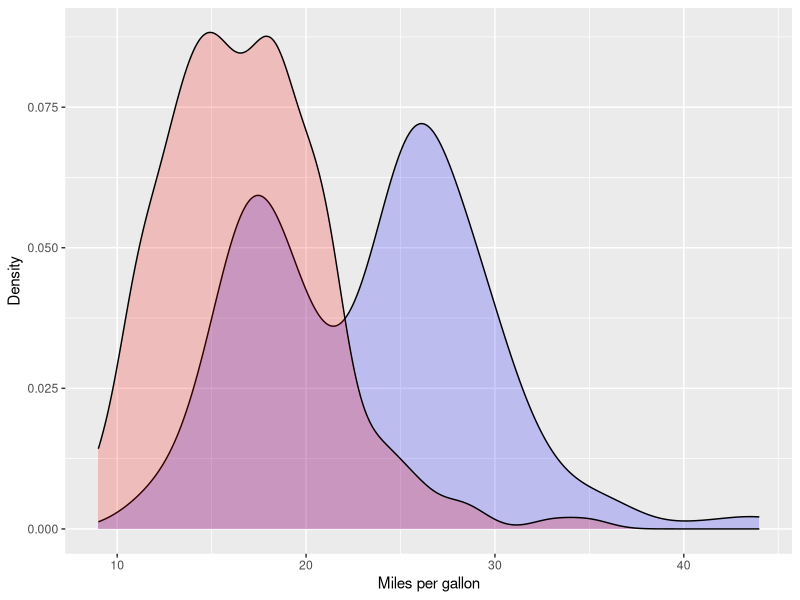
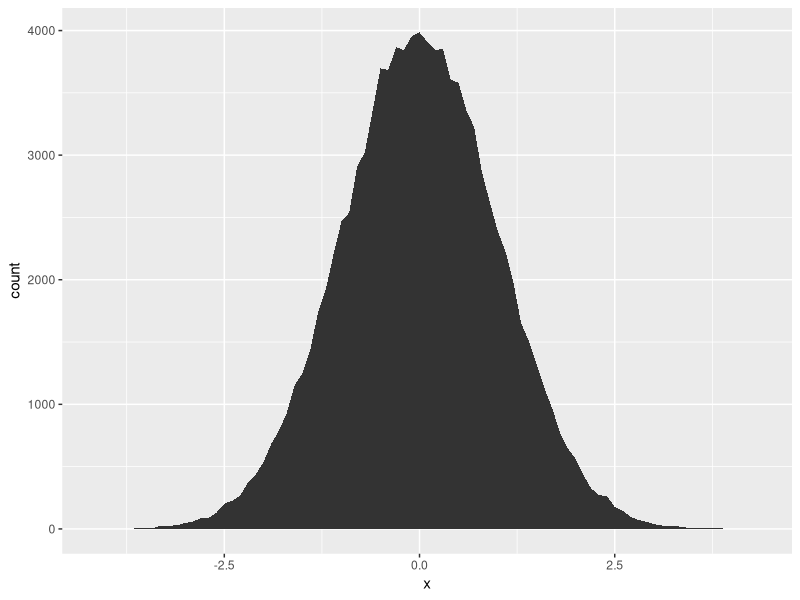
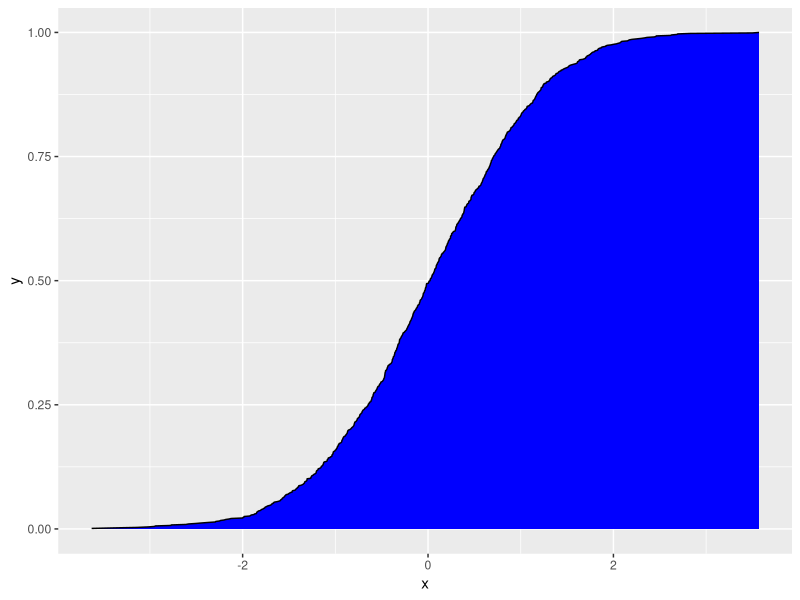
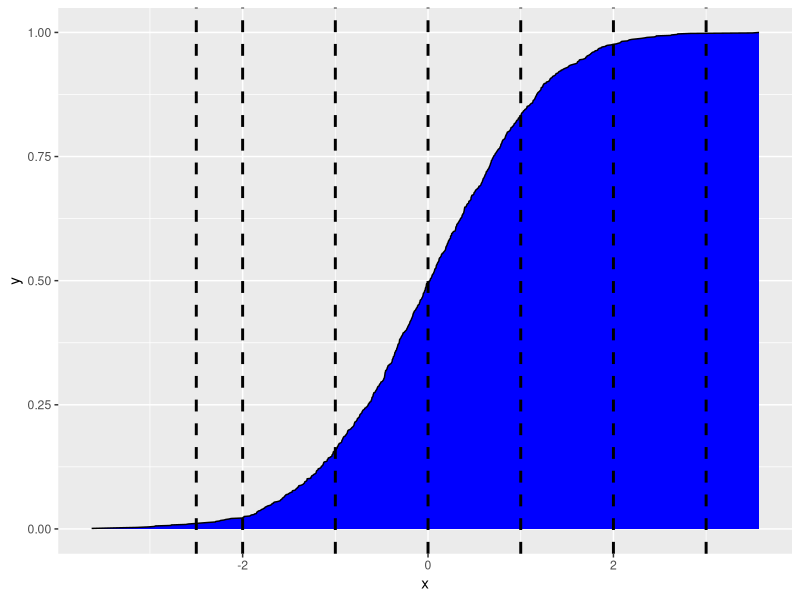

These charts were generated, in order, by the following R code:
# Clear work space
rm(list = ls())
graphics.off()

# load libraries
library(ggplot2)
library(dplyr)
library(tibble)

## car data set mpg
ggplot() +
  geom_density(mpg, mapping = aes(x = hwy),
               color = "black", fill = "blue",
               alpha = 0.2) +
  geom_density(mpg, mapping = aes(x = cty),
               color = "black", fill = "red",
               alpha = 0.2) +
  xlab("Miles per gallon") +
  ylab("Density")

## how to export
ggsave("density.png", plot = last_plot(),
       width = 26, height = 21, dpi = 300, units = "cm")

# Area plot

## normal continues distribution (random numbers)
set.seed(123)
df.norm <- rnorm(100000, 0, 1) %>% 
  tibble(x = .)

## "bins" - statistics
df.norm %>% 
  ggplot(aes(x = x)) +
  geom_area(stat = "bin",
            binwidth = 0.1)

## commulative distribution
df.norm <- rnorm(n = 1000) %>% 
  tibble(x = .)

df.norm <- df.norm %>% 
  arrange(x) %>% 
  mutate(count = 1,
         y = cumsum(count),
         y = y / sum(count))

df.norm %>% 
  ggplot(aes(x = x,
             y = y)) +
  geom_area(fill = "blue",
            color = "black")

## add some standard deviations
df.norm %>% 
  ggplot(aes(x = x,
             y = y)) +
  geom_area(fill = "blue",
            color = "black") +
  geom_vline(xintercept = -2.5, linetype = "dashed", size = 1) +
  geom_vline(xintercept = -2, linetype = "dashed", size = 1) +
  geom_vline(xintercept = -1, linetype = "dashed", size = 1) +
  geom_vline(xintercept = 0, linetype = "dashed", size = 1) +
  geom_vline(xintercept = 1, linetype = "dashed", size = 1) +
  geom_vline(xintercept = 2, linetype = "dashed", size = 1) +
  geom_vline(xintercept = 3, linetype = "dashed", size = 1) 

## theoritical probabilities
tibble(x = seq(-3, 3, 1),
       y = pnorm(x, lower.tail = T))